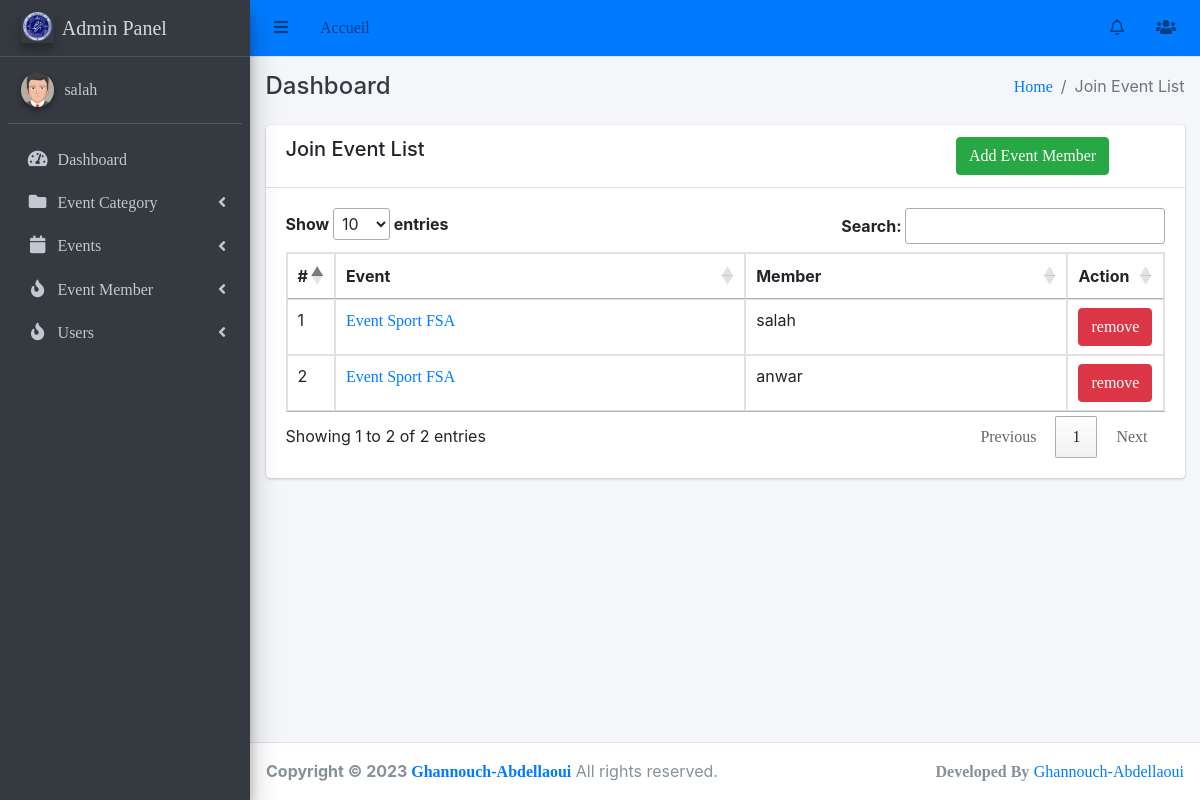
Before: /events/join-event-list/ (signed in) with the older database file.
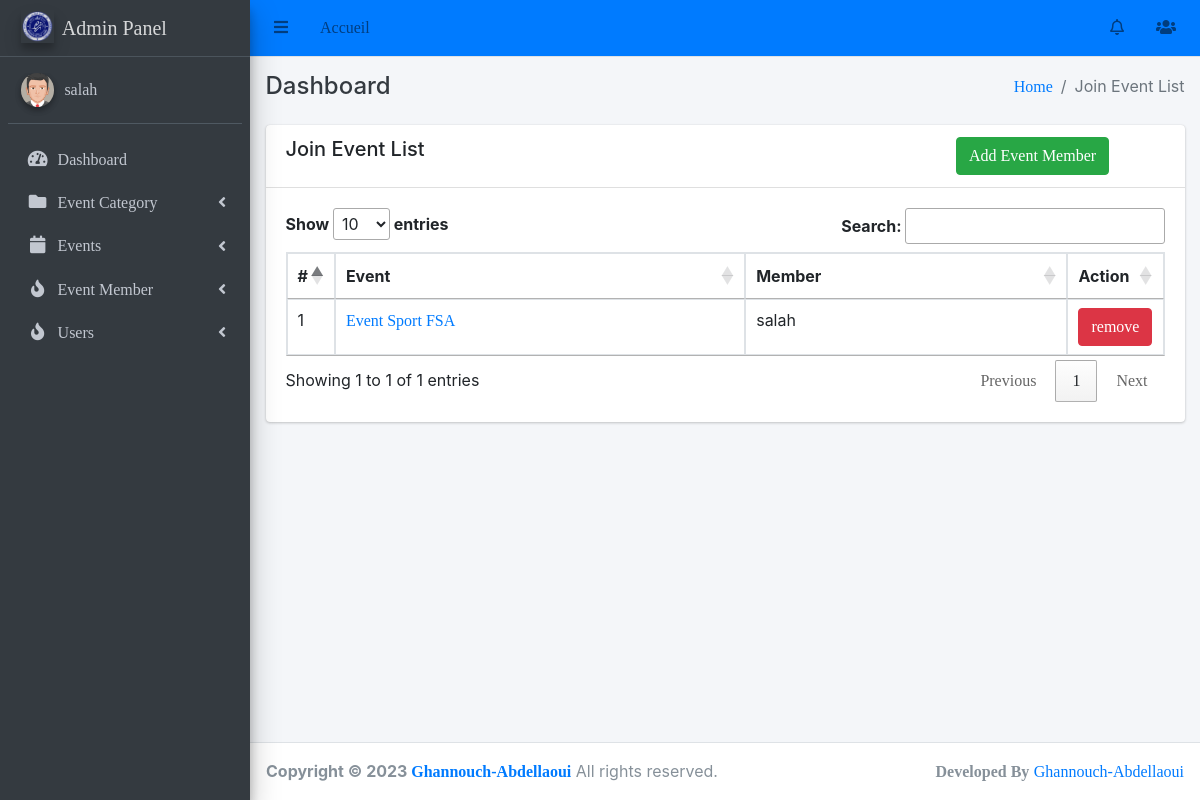
After: the same page with the newer database file.
### events/models.py (models this page shows, shortened)
class EventMember(models.Model):
    event = models.ForeignKey(Event, on_delete=models.CASCADE)
    user = models.ForeignKey('auth.User', on_delete=models.CASCADE)
    created_user = models.ForeignKey('auth.User', on_delete=models.CASCADE, related_name='eventmember_created_user')
    updated_user = models.ForeignKey('auth.User', on_delete=models.CASCADE, related_name='eventmember_updated_user')
    created_date = models.DateField(auto_now_add=True)
    updated_date = models.DateField(auto_now_add=True)
    class Meta:
        unique_together = ['event', 'user']

class Event(models.Model):
    category = models.ForeignKey(EventCategory, on_delete=models.CASCADE)
    name = models.CharField(max_length=255, unique=True)
    description = RichTextUploadingField()
    job_category = models.ForeignKey(JobCategory, on_delete=models.CASCADE)
    select_scheduled_status = (
        ('yet to scheduled', 'Yet to Scheduled'),
        ('scheduled', 'Scheduled')
    )
    scheduled_status = models.CharField(max_length=25, choices=select_scheduled_status)
    venue = models.CharField(max_length=255)
    start_date = models.DateField()
    end_date = models.DateField()
    location = LocationField()
    maximum_attende = models.PositiveIntegerField()
    created_user = models.ForeignKey('auth.User', on_delete=models.CASCADE, null=True, blank=True, related_name='event_created_user')
    updated_user = models.ForeignKey('auth.User', on_delete=models.CASCADE, blank=True, null=True, related_name='event_updated_user')
    created_date = models.DateField(auto_now_add=True)
    updated_date = models.DateField(auto_now_add=True)
    last_updated = models.DateTimeField(auto_now=True)
    status_choice = (
        ('disabled', 'Disabled'),
        ('active', 'Active'),
        ('deleted', 'Deleted'),
        ('time out', 'Time Out'),
        ('completed', 'Completed'),
        ('cancel', 'Cancel'),
    )
    status = models.CharField(choices=status_choice, max_length=10)
    price = models.DecimalField(max_digits=8, decimal_places=2,null=True)
    ticket = models.OneToOneField(Ticket, on_delete=models.CASCADE, null=True,  blank=True)
    def __str__(self):
        return self.name

### events/views.py (the view)
# urls.py: path('join-event-list/', JoinEventListView.as_view(), name='join-event-list'),
class JoinEventListView(LoginRequiredMixin, ListView):
    login_url = 'login'
    model = EventMember
    template_name = 'events/joinevent_list.html'
    context_object_name = 'eventmember'

### main/templates/events/joinevent_list.html (shortened to what this page needs)
{% extends 'base/base.html' %}
{% block breadcrumb %}Join Event List{% endblock breadcrumb %}
{% block content %}
    <div class="row">
        <div class="col-md-12">
            <div class="card">
                <div class="card-header">
                    <div class="row">
                        <div class="col-md-9">
                            <h5>Join Event List</h5>
                        </div>
                        <div class="col-md-3">
                            <a class="btn btn-success" href="{% url 'admin_events:add-event-member' %}">Add Event Member</a>
                        </div>
                    </div>
                </div>
                <div class="card-body">
                    <table id="myTable" class="table table-bordered">
                        <thead>
                          <tr>
                            <th style="width: 10px">#</th>
                            <th>Event</th>
                            <th>Member</th>
                            <th style="width: 40px">Action</th>
                          </tr>
                        </thead>
                        <tbody>
                            {% for member in eventmember %}
                                <tr role="row">
                                    <td>{{ forloop.counter }}</td>
                                    <td>
                                        <a href="{% url 'admin_events:event-detail' member.event.id %}">{{ member.event }}</a>
                                    </td>
                                    <td>{{ member.user }}</td>
                                    <td>
                                        <a class="btn btn-danger" href="{% url 'admin_events:remove-event-member' member.id %}">
                                            remove
                                        </a>
                                    </td>
                                </tr>
                            {% endfor %}
                        </tbody>
                      </table>
                </div>
            </div>
        </div>
    </div>
{% endblock content %}

Changed rows visible on the page:
removed EventMember: event "Event Sport FSA", user "anwar"
Other visible differences:
text written by a page script: "Show entries Search: Showing 1 to 2 of 2 entries Previous 1 Next" → "Show entries Search: Showing 1 to 1 of 1 entries Previous 1 Next"
